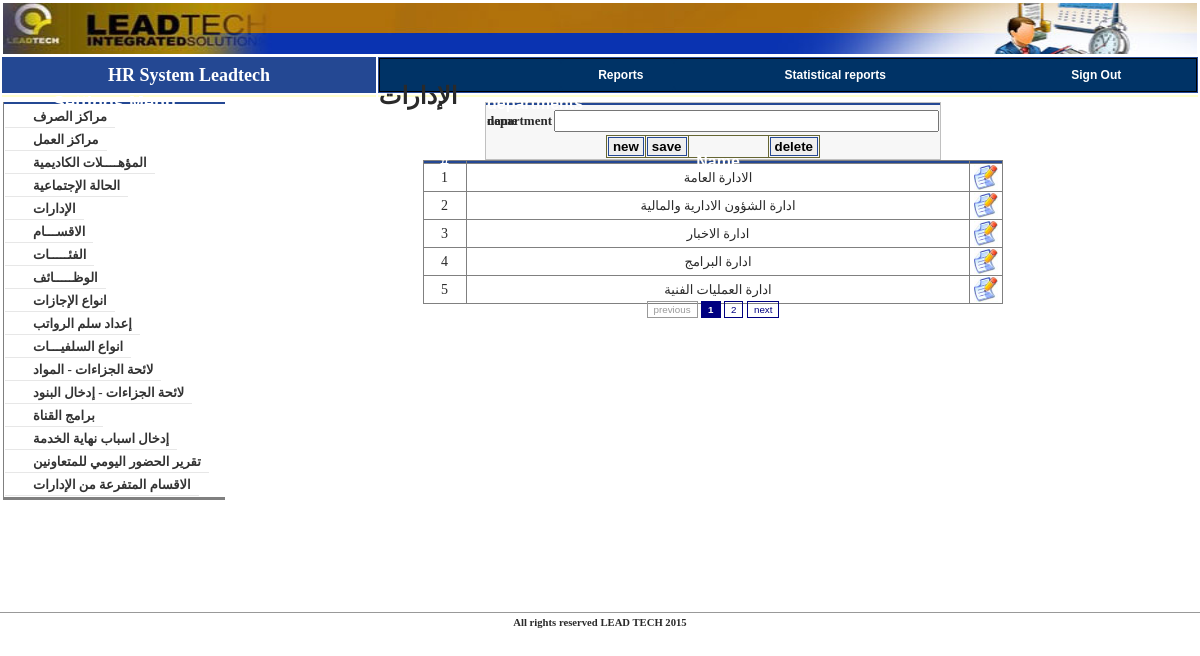
Page /index.php?mnu_id=1&page=Depart.php (signed in) on the committed database.
### tables this page shows
CREATE TABLE `config_sub_menu` (
  `id` int(11) NOT NULL auto_increment,
  `main` int(11) NOT NULL,
  `menu_group` int(11) NOT NULL default '1',
  `link` varchar(50) NOT NULL,
  `name` varchar(50) NOT NULL,
  `publish` tinyint(4) NOT NULL,
  PRIMARY KEY  (`id`)
);

CREATE TABLE `lk_depart` (
  `id` int(11) NOT NULL auto_increment,
  `name` varchar(50) NOT NULL,
  PRIMARY KEY  (`id`)
);

### my_fun.php (called while the page is built, shortened)
<?php
function curPageURL() {
  return 'index.php?';
}
function getCurPageParamter($notThis) {
    $paramters="";
	$escparapters = explode("+", $notThis);
	foreach($_REQUEST as $param => $val) {
	 if(in_array($param,$escparapters))
		 $paramters .= $param.'='.$val.'&';
	}
	$paramters = substr($paramters,0,strlen($paramters)-1);
	return $paramters;
}
?>

### module/Depart.php (the view, shortened to what this page needs)
<html dir="rtl">
<head>
</head>
<body>
<form method="POST" action="">
<div align="center">
<table border="0" width="40%" style="border-collapse: collapse; border: 1px solid #C0C0C0" dir="ltr" class="tb_bgcolrform">
	<tr>
		<td colspan="2" class="tdtitle"><span lang="en-us">departments</span></td>
	</tr>
	<tr>
		<td width="98%"  colspan="2" class="message">
		<?php echo @$mess;?></td>
	</tr>
	<tr>
		<td width="15%" height="25" align="left"><span lang="en-us">
		<font size="2"><b>department name</b></font></span></td>
		<td width="85%" height="25">
		<input type="text" name="name" size="40" AUTOCOMPLETE="Off" class="text" value="<?php if(!empty($_GET["id"])) echo @mysql_result($rs_select,0,'name');?>"></td>
	</tr>
	<tr>
		<td colspan="2">
		<div align="center">
			<table border="1" width="100" id="table1" style="border-collapse: collapse; border: 1px solid #666633">
				<tr>
					<td>
					<input type="submit" value="new" name="new" class="button"></td>
					<td>
					<input type="submit" value="save" name="save" class="button"></td>
					<td>&nbsp;&nbsp;&nbsp;&nbsp;&nbsp;&nbsp;&nbsp;&nbsp;&nbsp;&nbsp;&nbsp;&nbsp;&nbsp;&nbsp;&nbsp;&nbsp;&nbsp;&nbsp;&nbsp;&nbsp;&nbsp;&nbsp;</td>
					<td>
					<input type="submit" value="delete" name="delete" class="button"></td>
				</tr>
			</table></div></td>
	</tr>
</table>
</div>
</form>
<div align="center">
<?php
	$result = mysql_query("select count(*) as noOfrows from lk_Depart");
	$no = @mysql_result($result,0,'noOfrows');
	$testPage = new Paginator();
	$testPage->items_total = $no;
	$testPage->mid_range = 9;
	$testPage->default_ipp = 5;
	$testPage->paginate();
	$table = "<table border=\"1\" width=\"60%\" style=\"border-collapse: collapse\" dir=\"ltr\" height=\"10%\"><td align=\"center\" class=\"tdtitle\">#</td><td  align=\"center\" class=\"tdtitle\">Name</td></td><td align=\"center\" class=\"tdtitle\">&nbsp;</td>";
	$result = mysql_query("select * from lk_Depart order by id asc $testPage->limit");
	while($row = mysql_fetch_row($result)){
		$table .="<tr><td align=\"center\" width=\"40\">".$row[0]."</td><td align=\"center\"><font size=\"2\" face=\"Tahoma\">".$row[1]."</font></td><td align=\"center\" width=\"30\"><a href=\"".curPageURL().getCurPageParamter('mnu_id+page+pagination_page')."&id=".$row[0]."\"><img border=\"0\" alt=\"select\" title=\"select\"  src=\"images/icon-32-edit.jpg\" width=\"24\" height=\"25\"></a></td></tr>";
	}
	$table .= "</table>";
	echo '<br />'.$table.'<br />';
	echo $testPage->display_pages();
  ?>
</body>
</html>

### index.php (shortened to what this page needs)
<?php
include("my_fun.php");
include('module/paginator.php');
if(isset($_SESSION["login"])){
$rs_title=mysql_query("select *from config_sub_menu where link='".$_GET["page"]."'");
$title=@mysql_result($rs_title,0,'name');
?>
<!DOCTYPE html PUBLIC "-//W3C//DTD XHTML 1.0 Transitional//EN" "http://www.w3.org/TR/xhtml1/DTD/xhtml1-transitional.dtd">
<html dir="rtl">
<head>
<link href="css/style.css" rel="stylesheet" type="text/css" />
<link rel="stylesheet" type="text/css" href="css/Calinder/css/jscal2.css" />
<link rel="stylesheet" type="text/css" href="css/Calinder/css/border-radius.css" />
<link rel="stylesheet" type="text/css" href="css/Calinder/css/steel/steel.css" />
<link rel="stylesheet" type="text/css" href="css/AutoStyle.css" />
<link rel="stylesheet" type="text/css" href="css/temp.css" />
<link rel="stylesheet" type="text/css" href="css/style_pagination.css" />
</head>
<body>
	<div align="center">
	<table border="0" width="100%" id="table1" dir="ltr">
		<tr>
			<td colspan="2"s><?php include("header.php"); ?></td>
		</tr>
		<tr>
			<td bgcolor="#244893" width="31%" align="center">
			<span lang="en-us">
			<font size="4" color="#FFFFFF" face="Times New Roman"><b>HR System
			Leadtech</b></font></span></td>
			<td bgcolor="#244893" width="68%"><?php include("tab.php");?></td>
		</tr>
		<tr>
			<td valign="top" bgcolor="#FFFFCC"><b><font size="5"></font></b></td>
			<td valign="top" bgcolor="#FFFFCC"><b><font size="5"><?php echo @$title;?></font></b></td>
		</tr>
		</div>
		<table border="0" width="100%" dir="rtl">
			<tr>
			<td valign="top" align="center" height="500" ><span lang="en-us"  >
			<?php	if(!empty($_GET["page"]) && $_GET["mnu_id"]!=5 )	@include("module/$_GET[page]");	?>
			<td valign="top" width="222" class="mazin" dir="ltr">	<?php
						include("left_menu.php");
						?>	</td>
		<tr>
			<td colspan="2" ><hr size="1" color="#999999"><?php include("footer.php");?></td>
		</tr>
</body>
</html>
<?php
}
else
header("location: Splashtastic/index.html");
?><?php ob_flush();?>

### left_menu.php (shortened to what this page needs)
<?php
$rs_menu=mysql_query("select *from config_sub_menu where main=$_GET[mnu_id] and publish=1 order by id asc");
@$menu_count=mysql_num_rows($rs_menu);
?>
<head>
</head>
<table width="100%" style="border-collapse: collapse; padding-left:4px; padding-right:4px; padding-top:1px; padding-bottom:1px; border-left-style:solid; border-left-width:1px; border-bottom-style:solid">
	<tr>
		<td align="center" class="tdtitle">
		<font size="4">
		<?php
			if($_GET["mnu_id"]==1)
				echo "Settings Menu";
			elseif($_GET["mnu_id"]==2)
				echo "Main menu";
			elseif($_GET["mnu_id"]==3)
				echo "Reports Menu";
			elseif($_GET["mnu_id"]==4)
				echo "Lists Mangment";
				elseif($_GET["mnu_id"]==5)
				echo "Employees Archive";
				elseif($_GET["mnu_id"]==6)
				echo "Statistical Reports";
		?>
</font>
</td>
	</tr>
	<tr class="menu_link"><td style="padding-right: 5px" align="center">
	</td></tr>
<?php
if ($_GET["mnu_id"]==3)
include("rpt_menu.php");
else
{
for($i=0;$i<$menu_count;$i++){?>
<tr class="menu_link"><td style="padding-right:2px" align="center" color="#EBEBEB">
<a href="index.php?mnu_id=<?php echo  $_GET["mnu_id"];?>&page=<?php echo  mysql_result($rs_menu,$i,'link')?>">
<?php echo mysql_result($rs_menu,$i,'name');?>
</a>
</td></tr>
<?php }
}
?>
</table>

### css/style.css (style rules this page uses)
body { padding:0; margin:0; font-family:"Trebuchet Ms"; color:#2a2a2a; font-size:14px; line-height:0px; }

### css/temp.css (style rules this page uses)
tr.menu_link td a { border-bottom-color: #E7E7E7; border-bottom-style: solid; border-bottom-width: 1px; color: #333333; display: block; line-height: 13px; padding-bottom: 4px; padding-left: 28px; padding-right: 8px; padding-top: 3px; position: relative; text-decoration: none; font-family:times new roman; font-size:13px; float:left; font-weight:bold; }
td.message { font-size:9pt; font-family:tahoma; color:red; text-align:right; }
td.tdtitle { font-size:12pt; font-family:arial; font-weight:bold; color:#ffffff; background:#244893; }
input.button { display: block; border: 1px solid #244893; padding-left: 4px; padding-right: 4px; padding-top: 1px; padding-bottom: 1px; font-size:10pt; font-family:arial; font-weight:bold; }
input.text { font-size:11pt; font-family:arial; font-weight:bold; }
table.tb_bgcolrform { background:#F7F7F7; }

### rows in the picture
config_sub_menu: name "الإدارات"
lk_depart: id "1", name "الادارة العامة"
lk_depart: id "2", name "ادارة الشؤون الادارية والمالية"
lk_depart: id "3", name "ادارة الاخبار"
lk_depart: id "4", name "ادارة البرامج"
lk_depart: id "5", name "ادارة العمليات الفنية"
config_sub_menu: name "مراكز الصرف"
config_sub_menu: name "مراكز العمل"
config_sub_menu: name "المؤهــــلات الكاديمية"
config_sub_menu: name "الحالة الإجتماعية"
config_sub_menu: name "الاقســـام"
config_sub_menu: name "الفئـــــات"
config_sub_menu: name "الوظـــــائف"
config_sub_menu: name "انواع الإجازات"
config_sub_menu: name "إعداد سلم الرواتب"
config_sub_menu: name "انواع السلفيـــات"
config_sub_menu: name "لائحة الجزاءات - المواد"
config_sub_menu: name "لائحة الجزاءات - إدخال البنود"
config_sub_menu: name "برامج القناة"
config_sub_menu: name "إدخال اسباب نهاية الخدمة"
config_sub_menu: name "تقرير الحضور اليومي للمتعاونين"
config_sub_menu: name "الاقسام المتفرعة من الإدارات"
